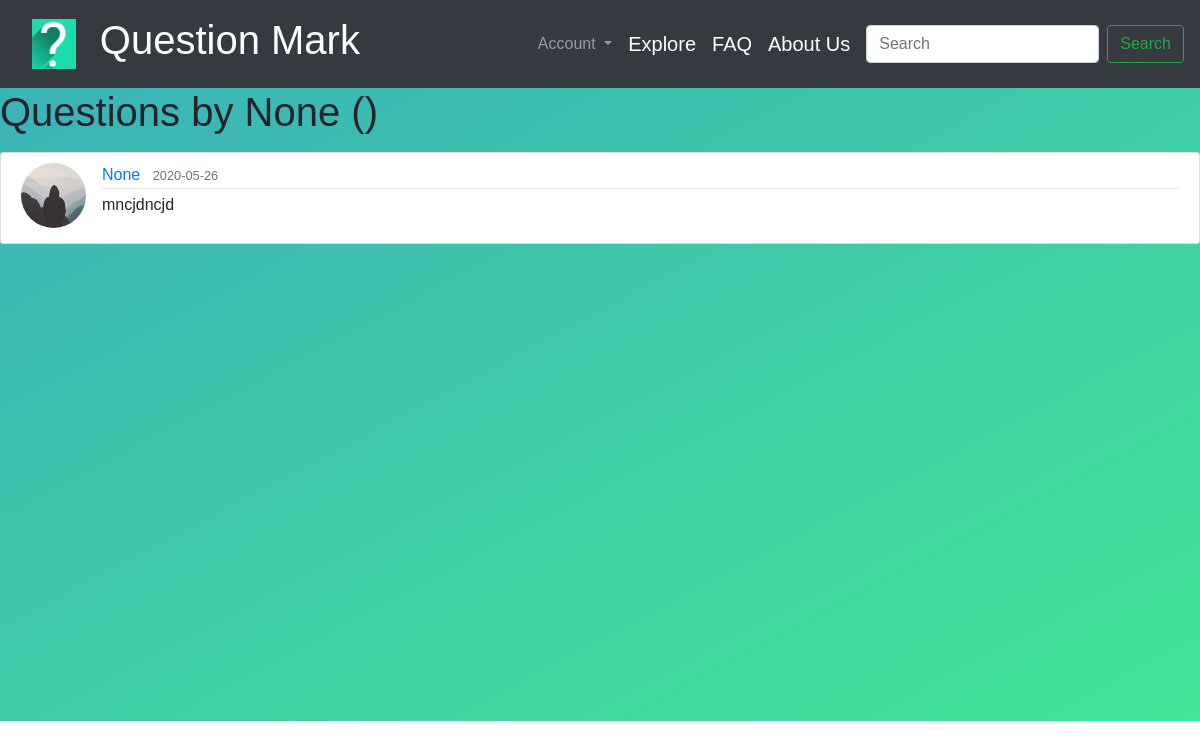
Before: /questions (signed in) with the older database file.
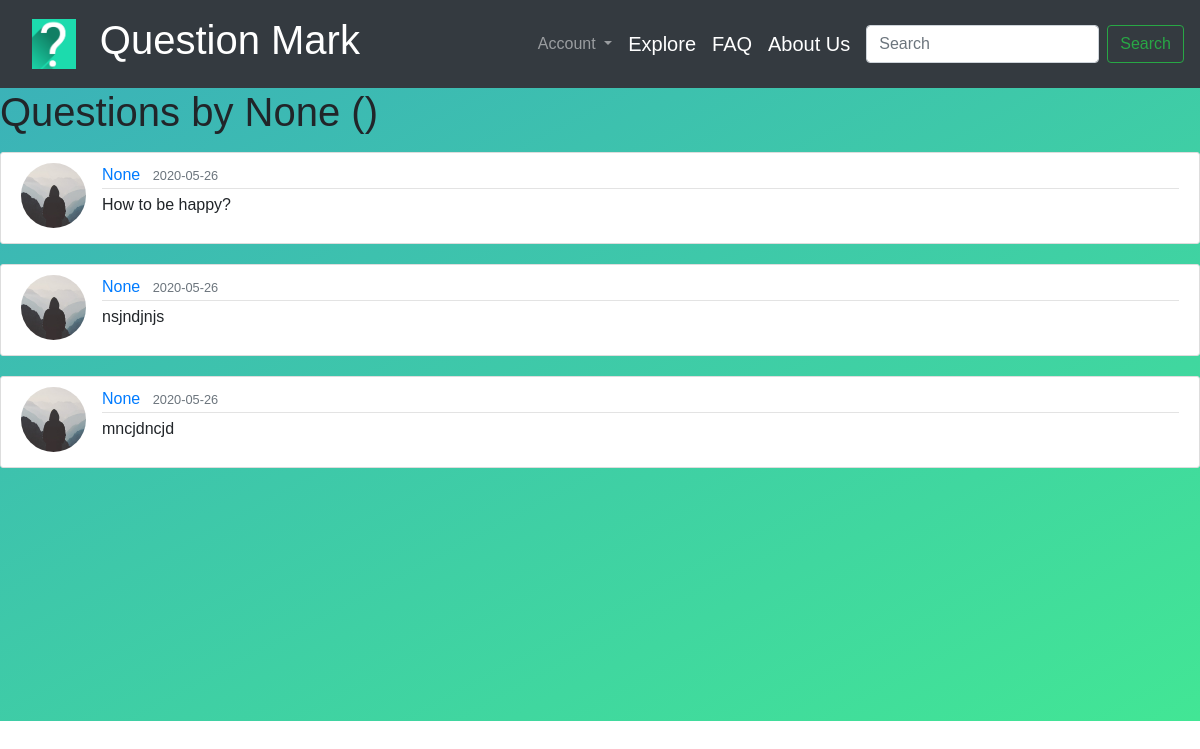
After: the same page with the newer database file.
### Question_Mark/models.py (models this page shows, shortened)
class Questions(db.Model):
    id = db.Column(db.Integer, primary_key=True)
    question = db.Column(db.Text, nullable=False)
    date_posted = db.Column(db.DateTime, nullable=False, default=datetime.utcnow)
    user_id = db.Column(db.Integer, db.ForeignKey('user.id'), nullable=False)

class User(db.Model, UserMixin):
    id = db.Column(db.Integer, primary_key=True)
    first_name = db.Column(db.String(30), unique=False, nullable=False)
    last_name = db.Column(db.String(30), unique=False, nullable=False)
    username = db.Column(db.String(30), unique=True)
    email = db.Column(db.String(120), unique=True, nullable=False)
    image_file = db.Column(db.String(20), nullable=False, default='default.jpg')
    password = db.Column(db.String(60), nullable=False)
    questions = db.relationship('Questions', backref='author', lazy=True)

### Question_Mark/routes.py (the view)
@app.route("/questions", methods=['GET','POST'])
@login_required
def questions():
        user = User.query.filter_by(username=current_user.username).first_or_404()
        quest = Questions.query.filter_by(author=user)\
                .order_by(Questions.date_posted.desc())
        return render_template('questions.html', title='My Questions', user=user, quest=quest)

### Question_Mark/models.py (called while the page is built)
@login_manager.user_loader
def load_user(user_id):
    return User.query.get(int(user_id))

### Question_Mark/templates/questions.html
{% extends "layout.html" %}
{% block head %}
<link rel="stylesheet" href={{ url_for('static', filename='style_questions.css') }}>
{% endblock head %}
{% block content %}
<h1 class="mb-3">Questions by {{ user.username }} ({{ quest.total }})</h1>
{% for item in quest %}
<article class="media content-section">
    <img class="rounded-circle article-img" src="{{ url_for('static', filename='default.jpg') }}">
    <div class="media-body">
        <div class="article-metadata">
            <a class="mr-2" href="#">{{ item.author.username }}</a>
            <small class="text-muted">{{ item.date_posted.strftime('%Y-%m-%d') }}</small>
        </div>
        <p class="article-content">{{ item.question }}</p>
    </div>
</article>
{% endfor %}
{% endblock content %}

Changed rows visible on the page:
added Questions: author.username "None", date_posted "2020-05-26", question "How to be happy?"
added Questions: author.username "None", date_posted "2020-05-26", question "nsjndjnjs"
